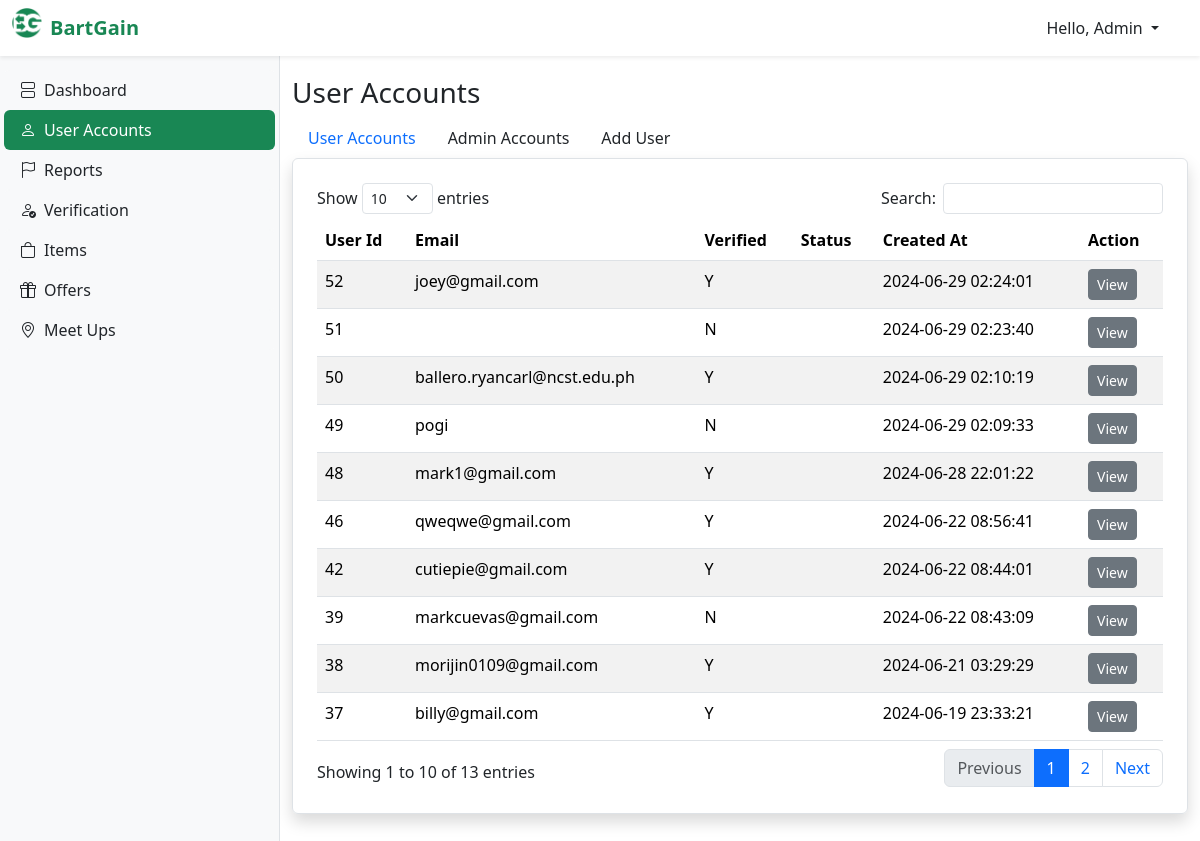
/admin/users.php, run on the app's committed database.
### tables this page shows
CREATE TABLE `users` (
  `user_id` int(11) NOT NULL,
  `role_id` int(11) NOT NULL,
  `fullname` varchar(100) NOT NULL,
  `birth_date` date DEFAULT NULL,
  `age` int(11) DEFAULT NULL,
  `profile_picture` varchar(255) DEFAULT NULL,
  `email` varchar(100) NOT NULL,
  `password` varchar(255) NOT NULL,
  `address` text DEFAULT NULL,
  `lng` double DEFAULT NULL,
  `lat` double DEFAULT NULL,
  `verified` enum('Y','N') NOT NULL DEFAULT 'N',
  `user_rating` int(11) DEFAULT NULL,
  `user_rate_count` int(11) DEFAULT NULL,
  `created_at` timestamp NOT NULL DEFAULT current_timestamp(),
  `updated_at` timestamp NOT NULL DEFAULT current_timestamp() ON UPDATE current_timestamp()
);

### admin/users.php (the view, shortened to what this page needs)
<?php
  require_once '../dbcon.php';
?>
<!DOCTYPE html>
<html lang="en">
<head>
  <?php
    include("layout/top-link.php");
  ?>
</head>
<body>
  <?php
    include("layout/navbar.php");
  ?>
  <?php
    include("layout/sidebar.php");
  ?>
  <main class="main-content pt-3">
    <div class="container main-title mb-5">
      <h3 >User Accounts</h3>
      <div>
        <nav class="nav">
          <a class="nav-link text-sm" href="users.php">User Accounts</a>
          <a class="nav-link text-dark text-sm" href="admin-accounts.php">Admin Accounts</a>
          <a class="nav-link text-dark text-sm" href="add-user.php">Add User</a>
        </nav>
      </div>
      <div class="table-responsive border p-4 border shadow rounded">
        <table id="myTable" class="w-100 table table-striped">
          <thead>
            <th>User Id</th>
            <th>Email</th>
            <th>Verified</th>
            <th>Status</th>
            <th>Created At</th>
            <th>Action</th>
          </thead>
          <tbody>
            <?php
              $query = "SELECT * FROM users WHERE role_id = 1 ORDER BY user_id DESC";
              $stmt = $conn->query($query);
              $stmt->setFetchMode(PDO::FETCH_OBJ);
              $result = $stmt->fetchAll();
              foreach ($result as $row) {
                ?>
                <tr>
                  <td><?= $row->user_id ?></td>
                  <td><?= $row->email ?></td>
                  <td><?= $row->verified ?></td>
                  <td><?= $row->user_status ?></td>
                  <td><?= $row->created_at ?></td>
                  <td>
                    <form action="view-user-account.php" method="post">
                      <button class="btn btn-sm btn-secondary">View</button>
                    </form>
                  </td>
                </tr>
                <?php
              }
            ?>
          </tbody>
        </table>
      </div>
    </div>
  </main>
</body>
</html>

### admin/layout/style.php (style rules this page uses)
.main-content { padding-left: 280px; }
.main-title { margin-top: 60px !important; }

### data on the page
users: user_id "52", email "joey@gmail.com", verified "Y", created_at "2024-06-29 02:24:01"
users: user_id "51", verified "N", created_at "2024-06-29 02:23:40"
users: user_id "50", email "ballero.ryancarl@ncst.edu.ph", verified "Y", created_at "2024-06-29 02:10:19"
users: user_id "49", email "pogi", verified "N", created_at "2024-06-29 02:09:33"
users: user_id "48", email "mark1@gmail.com", verified "Y", created_at "2024-06-28 22:01:22"
users: user_id "46", email "qweqwe@gmail.com", verified "Y", created_at "2024-06-22 08:56:41"
users: user_id "42", email "cutiepie@gmail.com", verified "Y", created_at "2024-06-22 08:44:01"
users: user_id "39", email "markcuevas@gmail.com", verified "N", created_at "2024-06-22 08:43:09"
users: user_id "38", email "morijin0109@gmail.com", verified "Y", created_at "2024-06-21 03:29:29"
users: user_id "37", email "billy@gmail.com", verified "Y", created_at "2024-06-19 23:33:21"
